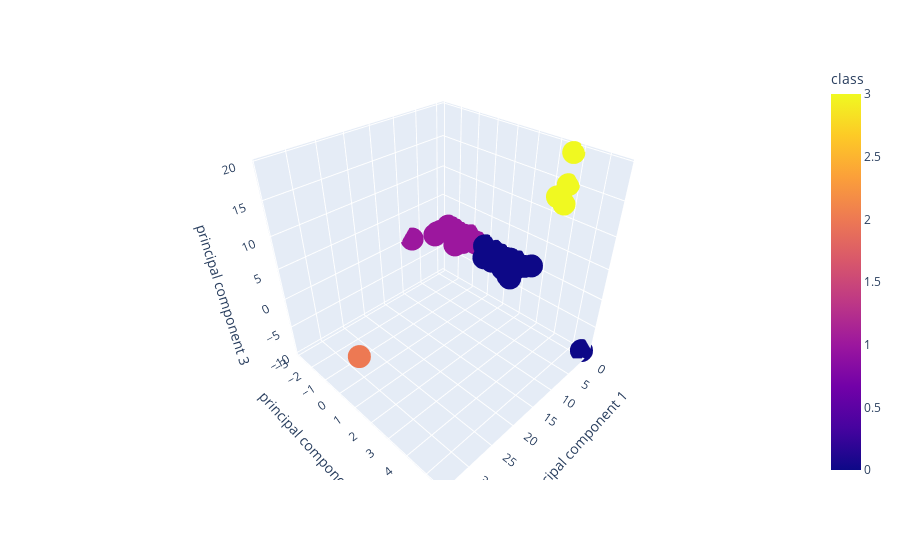

The notebook cell this image was saved under:
### Markdown cell above
### Visualizing Results

#### 3D-Scatter with Clusters

### Code cell
# Create a 3D-Scatter with the PCA data and the clusters
# Plotting the clusters
# df_crypto_pca_k.hvplot.scatter(
#     x="principal component 1",
#     y="principal component 2",
#     z="principal component 3",
#     hover_cols=["class"], --- CoinName.
#     by="class",
# )

#df_crypto_pca_k = px.data.iris()
fig = px.scatter_3d(concat_df, x='principal component 1', y='principal component 2', z='principal component 3',
              color='class', hover_name="CoinName", hover_data=["Algorithm"],)
fig.show()

### Figure 1 — Plotly figure (JSON) as saved in the notebook; plotly's stock layout.template omitted (floating-point values rounded to 4 significant figures; data arrays with more than 128 entries replaced by an {"elided": "..."} marker saying what was removed)
{"data": [{"customdata": {"elided": "532x1 str values"}, "hovertemplate": "<b>%{hovertext}</b><br><br>principal component 1=%{x}<br>principal component 2=%{y}<br>principal component 3=%{z}<br>Algorithm=%{customdata[0]}<br>class=%{marker.color}<extra></extra>", "hovertext": {"elided": "532 str values"}, "legendgroup": "", "marker": {"color": {"elided": "532 int values"}, "coloraxis": "coloraxis", "symbol": "circle"}, "mode": "markers", "name": "", "scene": "scene", "showlegend": false, "type": "scatter3d", "x": {"elided": "532 float values"}, "y": {"elided": "532 float values"}, "z": {"elided": "532 float values"}}], "layout": {"autosize": true, "coloraxis": {"colorbar": {"title": {"text": "class"}}, "colorscale": [[0, "#0d0887"], [0.1111, "#46039f"], [0.2222, "#7201a8"], [0.3333, "#9c179e"], [0.4444, "#bd3786"], [0.5556, "#d8576b"], [0.6667, "#ed7953"], [0.7778, "#fb9f3a"], [0.8889, "#fdca26"], [1, "#f0f921"]]}, "legend": {"tracegroupgap": 0}, "margin": {"t": 60}, "scene": {"aspectmode": "auto", "aspectratio": {"x": 1, "y": 1, "z": 1}, "domain": {"x": [0, 1], "y": [0, 1]}, "xaxis": {"title": {"text": "principal component 1"}, "type": "linear"}, "yaxis": {"title": {"text": "principal component 2"}, "type": "linear"}, "zaxis": {"title": {"text": "principal component 3"}, "type": "linear"}}}}
